Frame 1 (no input): blank canvas, image omitted
Frame 60 (the mouse pressed at the canvas centre just before this capture): blank canvas, image omitted
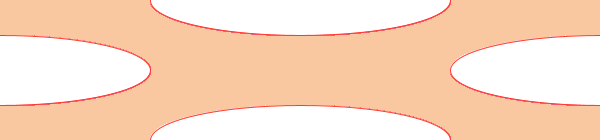
Frame 120 (the mouse held since frame 60 and released just before this capture)

The Processing sketch whose frames 1 and 60 were blank and that drew this single picture after the mouse press (run headless with seeded random() and noise(); from frame 60 on, the mouse is pressed at the canvas centre):

// Processing sketch: processing_13420
// ── processing_13420.pde

void setup(){
size(600, 140);
background(250,200,160);

}



void draw(){
stroke(255, random(200), random(200));
ellipse(600, 70, mouseX, mouseY);
ellipse(0, 70, mouseX, mouseY);
ellipse(300, 0, mouseX, mouseY);
ellipse(300, 140, mouseX, mouseY);


}
